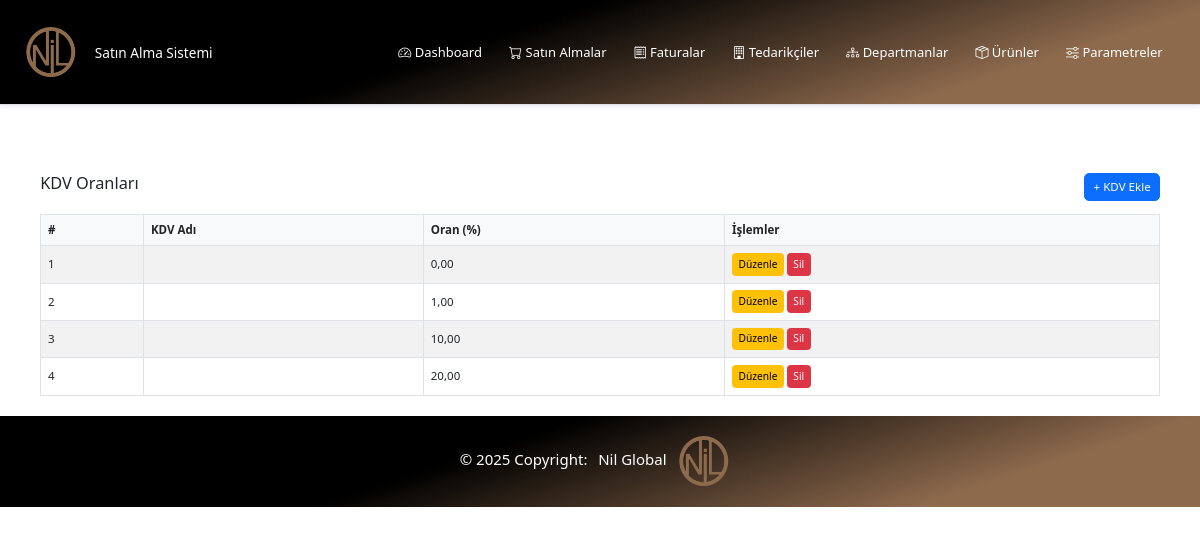
The page /parametreler/kdv/ on the database its author committed.
### parametreler/models.py (models this page shows, shortened)
class KDV(models.Model):
    ad = models.CharField(max_length=50, verbose_name="KDV Adı", default="")
    oran = models.DecimalField(max_digits=4, decimal_places=2, verbose_name="KDV Oranı (%)")
    created_at = models.DateTimeField(auto_now_add=True)
    updated_at = models.DateTimeField(auto_now=True)
    class Meta:
        verbose_name = "KDV"
        verbose_name_plural = "KDV Oranları"
        ordering = ['oran']

### parametreler/views.py (the view)
# urls.py: path('kdv/', views.kdv_listesi, name='kdv_listesi'),
def kdv_listesi(request):
    kdvler = KDV.objects.all()
    return render(request, 'parametreler/kdv_listesi.html', {'kdvler': kdvler})

### parametreler/templates/parametreler/kdv_listesi.html (shortened to what this page needs)
{% extends 'base.html' %}
{% block content %}
<div class="container mt-4">
    <div class="d-flex justify-content-between align-items-center mb-3">
        <h2>KDV Oranları</h2>
        <a href="{% url 'parametreler:kdv_ekle' %}" class="btn btn-primary">+ KDV Ekle</a>
    </div>
    <table class="table table-striped table-bordered">
        <thead>
            <tr>
                <th>#</th>
                <th>KDV Adı</th>
                <th>Oran (%)</th>
                <th>İşlemler</th>
            </tr>
        </thead>
        <tbody>
            {% for kdv in kdvler %}
            <tr>
                <td>{{ forloop.counter }}</td>
                <td>{{ kdv.ad }}</td>
                <td>{{ kdv.oran }}</td>
                <td>
                    <a href="{% url 'parametreler:kdv_duzenle' kdv.pk %}" class="btn btn-warning btn-sm">Düzenle</a>
                    <a href="{% url 'parametreler:kdv_sil' kdv.pk %}" class="btn btn-danger btn-sm">Sil</a>
                </td>
            </tr>
            {% empty %}
            <tr>
                <td colspan="4" class="text-center">Kayıtlı KDV oranı yok.</td>
            </tr>
            {% endfor %}
        </tbody>
    </table>
</div>
{% endblock %}

### static/css/style.css (style rules this page uses)
html, body { font-family: "Segoe UI", "Roboto", Arial, sans-serif; font-size: 0.85rem; line-height: 1.4; }
h2, .h2 { font-size: 1.2rem; }
.container { padding-top: 1rem; }
.table th { background-color: #f8f9fa; font-size: 0.85rem; font-weight: 600; padding: 0.5rem; }
.table td { padding: 0.5rem; vertical-align: middle; }
.btn { font-size: 0.85rem; padding: 0.3rem 0.6rem; }
.btn.btn-sm { font-size: 0.75rem; padding: 0.2rem 0.4rem; }

### rows shown on the page
KDV: oran "0,00"
KDV: oran "1,00"
KDV: oran "10,00"
KDV: oran "20,00"
